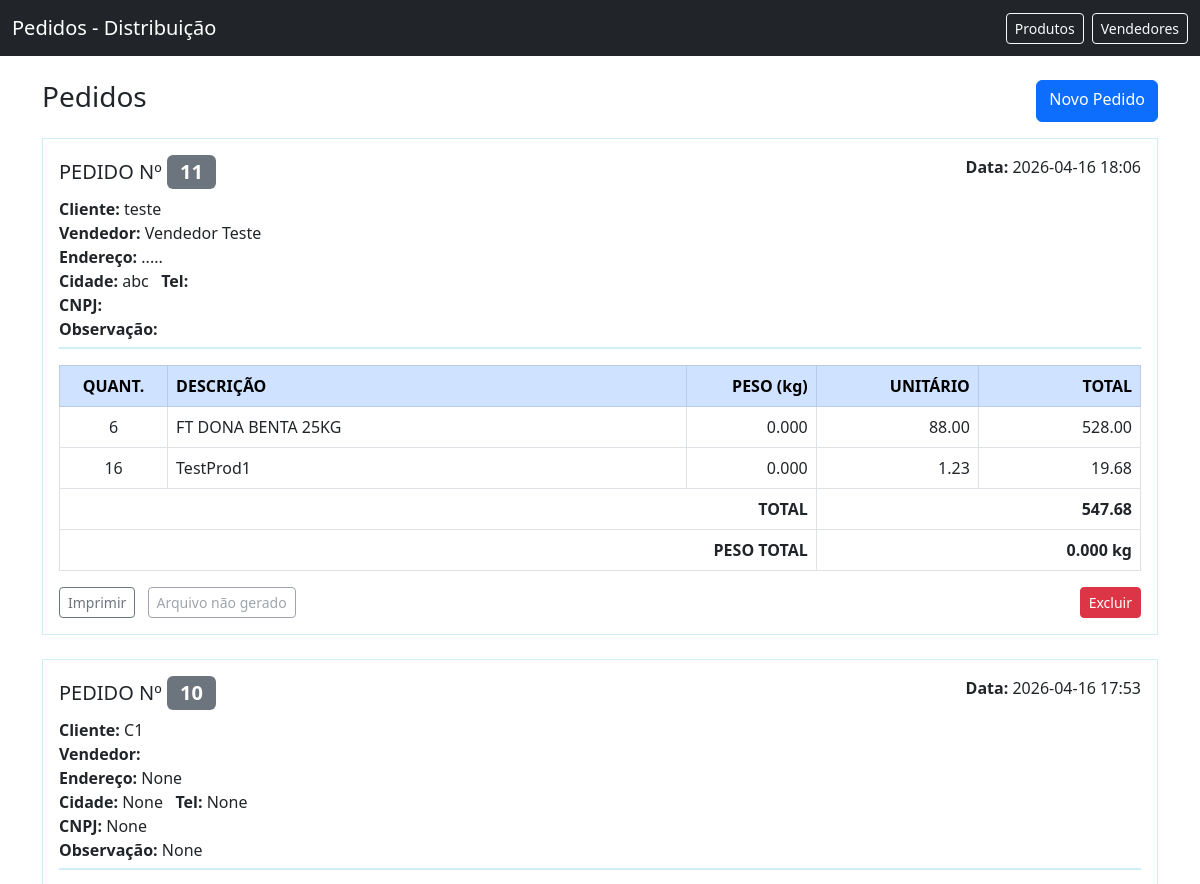
Before: / (upper part) with the older database file.
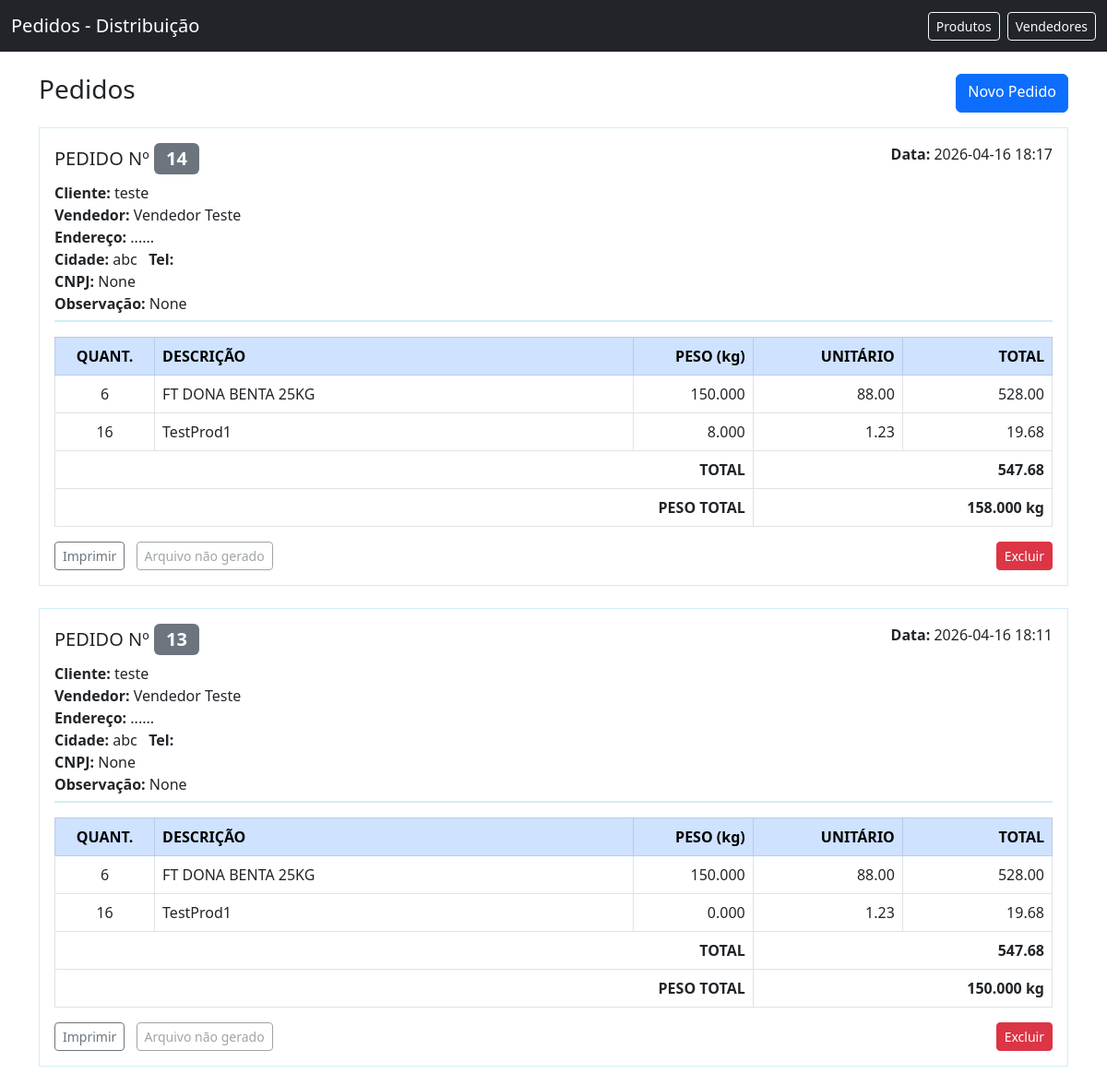
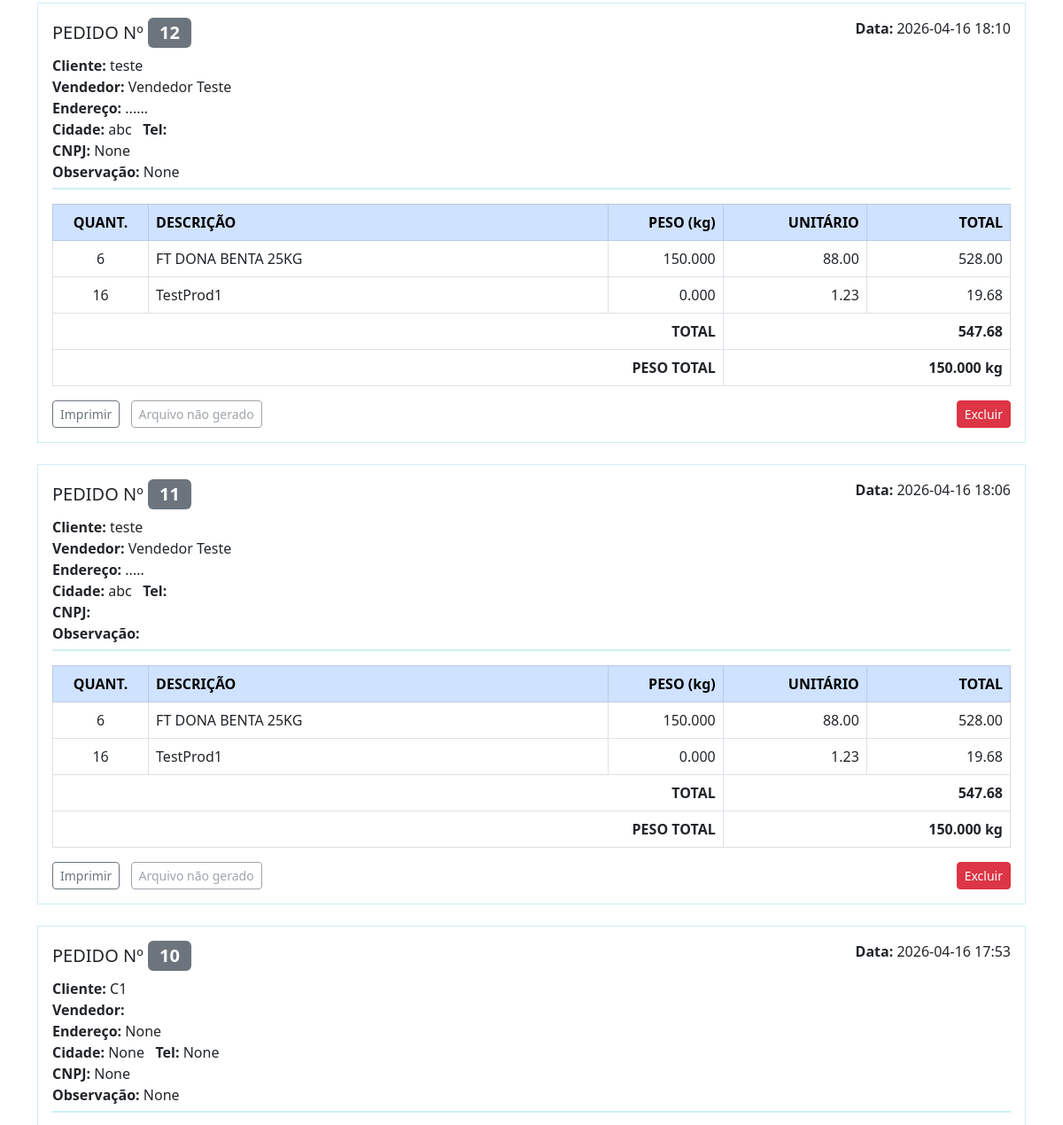
After: the same page with the newer database file (2 pictures, top to bottom).
### app/models.py (models this page shows)
class Order(db.Model):
    id = db.Column(db.Integer, primary_key=True)
    customer = db.Column(db.String(120))
    vendor = db.Column(db.String(120))
    vendor_id = db.Column(db.Integer, db.ForeignKey('vendor.id'), nullable=True)
    vendor_obj = db.relationship('Vendor', backref='orders')
    notes = db.Column(db.Text)
    address = db.Column(db.String(200))
    city = db.Column(db.String(120))
    phone = db.Column(db.String(50))
    cnpj = db.Column(db.String(50))
    created_at = db.Column(db.DateTime, default=datetime.utcnow)
    items = db.relationship('OrderItem', backref='order', cascade='all, delete-orphan', lazy=True)

class Vendor(db.Model):
    id = db.Column(db.Integer, primary_key=True)
    name = db.Column(db.String(120), nullable=False)
    phone = db.Column(db.String(50))
    email = db.Column(db.String(120))

class OrderItem(db.Model):
    id = db.Column(db.Integer, primary_key=True)
    order_id = db.Column(db.Integer, db.ForeignKey('order.id'), nullable=False)
    product = db.Column(db.String(200))
    product_id = db.Column(db.Integer, db.ForeignKey('product.id'), nullable=True)
    product_obj = db.relationship('Product')
    quantity = db.Column(db.Integer)
    unit_price = db.Column(db.Float, default=0.0)
    unit_weight = db.Column(db.Float, default=0.0)

### app/routes.py (the view)
@bp.route('/')
def index():
    orders = Order.query.order_by(Order.created_at.desc()).all()
    outdir = current_app.config.get('PRINTER_OUTPUT_DIR', 'prints')
    if not os.path.isabs(outdir):
        outdir = os.path.join(current_app.root_path, outdir)
    exists_map = {}
    for o in orders:
        exists_map[o.id] = {
            'txt': os.path.exists(os.path.join(outdir, f'order_{o.id}.txt')),
            'pdf': os.path.exists(os.path.join(outdir, f'order_{o.id}.pdf')),
        }
    return render_template('index.html', orders=orders, exists_map=exists_map)

### app/templates/index.html (shortened to what the changed rows need)
{% extends 'layout.html' %}
{% block content %}
  {% if orders %}
    {% for o in orders %}
      <div class="order-form mb-4 p-3">
        <div class="order-header d-flex justify-content-between">
          <div>
            <h5>PEDIDO Nº <span class="badge bg-secondary">{{ o.id }}</span></h5>
            <div><strong>Cliente:</strong> {{ o.customer }}</div>
            <div><strong>Vendedor:</strong> {{ o.vendor_obj.name if o.vendor_obj else o.vendor }}</div>
            <div><strong>Endereço:</strong> {{ o.address }}</div>
            <div><strong>Cidade:</strong> {{ o.city }} &nbsp; <strong>Tel:</strong> {{ o.phone }}</div>
            <div><strong>CNPJ:</strong> {{ o.cnpj }}</div>
            <div><strong>Observação:</strong> {{ o.notes }}</div>
          </div>
          <div class="text-end">
            <div><strong>Data:</strong> {{ o.created_at.strftime('%Y-%m-%d %H:%M') }}</div>
          </div>
        </div>
        <table class="table table-bordered order-table mt-3">
          <thead class="table-primary">
            <tr>
              <th class="text-center" style="width:10%;">QUANT.</th>
              <th>DESCRIÇÃO</th>
              <th class="text-end" style="width:12%;">PESO (kg)</th>
              <th class="text-end" style="width:15%;">UNITÁRIO</th>
              <th class="text-end" style="width:15%;">TOTAL</th>
            </tr>
          </thead>
          <tbody>
            {% set ns = namespace(total=0.0, weight=0.0) %}
            {% for it in o.items %}
              {% set unit_w = (it.unit_weight or (it.product_obj.weight if it.product_obj else 0.0)) %}
              {% set line_total = (it.quantity or 0) * (it.unit_price or 0.0) %}
              {% set line_weight = (it.quantity or 0) * unit_w %}
              {% set ns.total = ns.total + line_total %}
              {% set ns.weight = ns.weight + line_weight %}
              <tr>
                <td class="text-center">{{ it.quantity }}</td>
                <td>{{ it.product or (it.product_obj.name if it.product_obj else '') }}</td>
                <td class="text-end">{{ '%.3f'|format(line_weight) }}</td>
                <td class="text-end">{{ '%.2f'|format(it.unit_price or 0.0) }}</td>
                <td class="text-end">{{ '%.2f'|format(line_total) }}</td>
              </tr>
            {% endfor %}
          </tbody>
          <tfoot>
            <tr>
              <td colspan="3" class="text-end"><strong>TOTAL</strong></td>
              <td colspan="2" class="text-end"><strong>{{ '%.2f'|format(ns.total) }}</strong></td>
            </tr>
            <tr>
              <td colspan="3" class="text-end"><strong>PESO TOTAL</strong></td>
              <td colspan="2" class="text-end"><strong>{{ '%.3f'|format(ns.weight) }} kg</strong></td>
            </tr>
          </tfoot>
        </table>
        <div class="d-flex justify-content-between mt-2">
          <div>
            <form method="post" action="/orders/{{ o.id }}/print" style="display:inline-block;margin-right:8px;">
              <button class="btn btn-sm btn-outline-secondary" type="submit">Imprimir</button>
            </form>
            {% if exists_map.get(o.id) and exists_map[o.id].pdf %}
              <a class="btn btn-sm btn-outline-primary" href="/prints/order_{{ o.id }}.pdf" target="_blank">Ver PDF</a>
            {% elif exists_map.get(o.id) and exists_map[o.id].txt %}
              <a class="btn btn-sm btn-outline-primary" href="/prints/order_{{ o.id }}.txt" target="_blank">Ver arquivo</a>
            {% else %}
              <button class="btn btn-sm btn-outline-secondary" disabled>Arquivo não gerado</button>
            {% endif %}
          </div>
          <div>
            <form method="post" action="/orders/{{ o.id }}/delete" onsubmit="return confirm('Remover pedido #{{ o.id }}?');" style="display:inline-block;">
              <button class="btn btn-sm btn-danger" type="submit">Excluir</button>
            </form>
          </div>
        </div>
      </div>
    {% endfor %}
  {% else %}
    <p>Nenhum pedido encontrado.</p>
  {% endif %}
{% endblock %}

Changed rows visible on the page:
added Order: id "14", customer "teste", vendor_obj "Vendedor Teste", address "......", city "abc", cnpj "None", notes "None", created_at "2026-04-16 18:17", total "547.68", weight "158.000", shows "Arquivo não gerado"
added OrderItem: quantity "6", product "FT DONA BENTA 25KG", line_weight "150.000", unit_price "88.00", line_total "528.00", shown under "14"
added OrderItem: quantity "16", product "TestProd1", line_weight "8.000", unit_price "1.23", line_total "19.68", shown under "14"
added Order: id "13", customer "teste", vendor_obj "Vendedor Teste", address "......", city "abc", cnpj "None", notes "None", created_at "2026-04-16 18:11", total "547.68", weight "150.000", shows "Arquivo não gerado"
added OrderItem: quantity "6", product "FT DONA BENTA 25KG", line_weight "150.000", unit_price "88.00", line_total "528.00", shown under "13"
added OrderItem: quantity "16", product "TestProd1", line_weight "0.000", unit_price "1.23", line_total "19.68", shown under "13"
added Order: id "12", customer "teste", vendor_obj "Vendedor Teste", address "......", city "abc", cnpj "None", notes "None", created_at "2026-04-16 18:10", total "547.68", weight "150.000", shows "Arquivo não gerado"
added OrderItem: quantity "6", product "FT DONA BENTA 25KG", line_weight "150.000", unit_price "88.00", line_total "528.00", shown under "12"
added OrderItem: quantity "16", product "TestProd1", line_weight "0.000", unit_price "1.23", line_total "19.68", shown under "12"
computed for Order id 11: weight "0.000" → "150.000"
computed for OrderItem (number 7 of 8 on the later page): line_weight "0.000" → "150.000"
